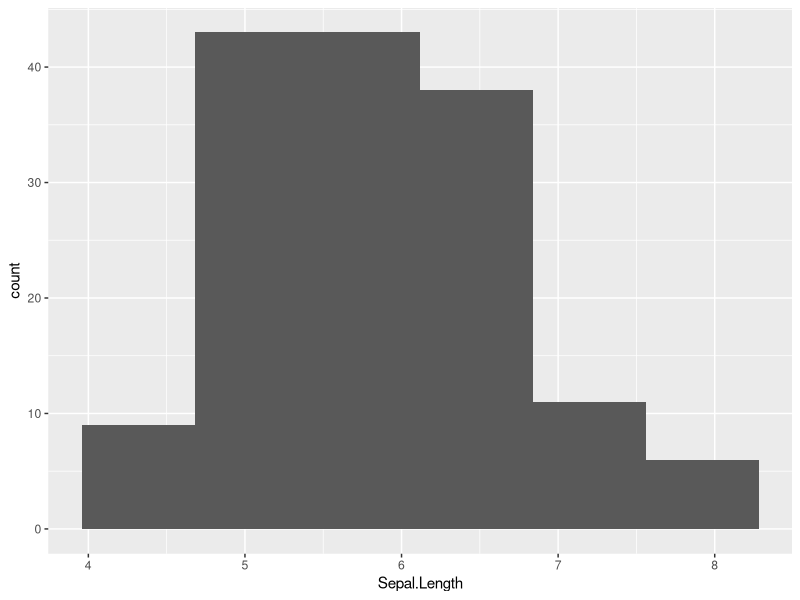
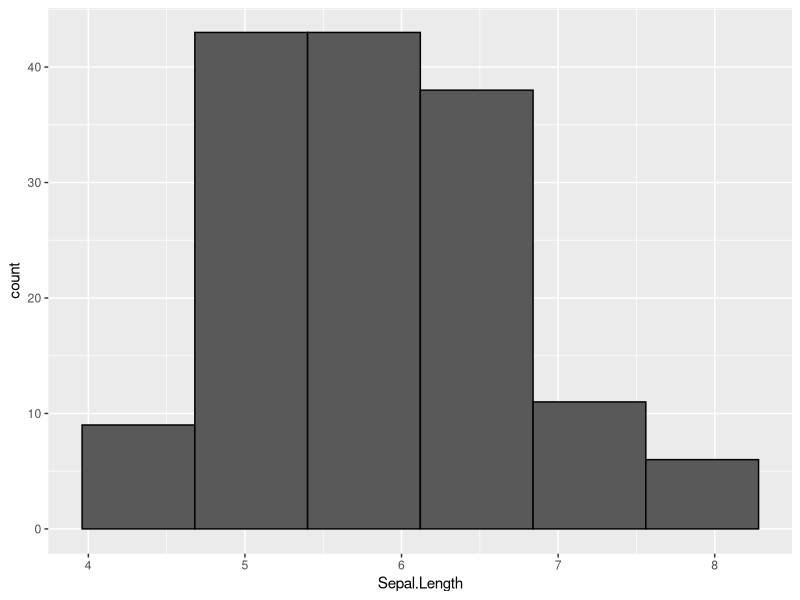
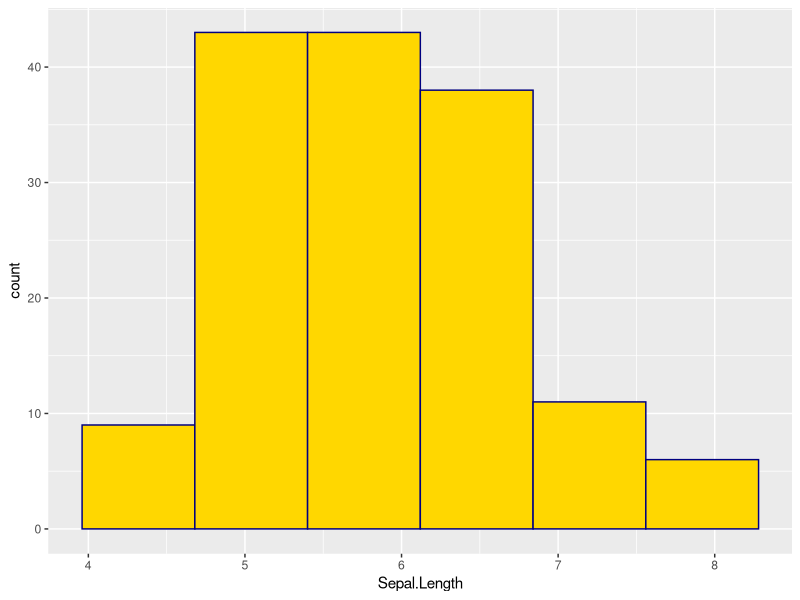
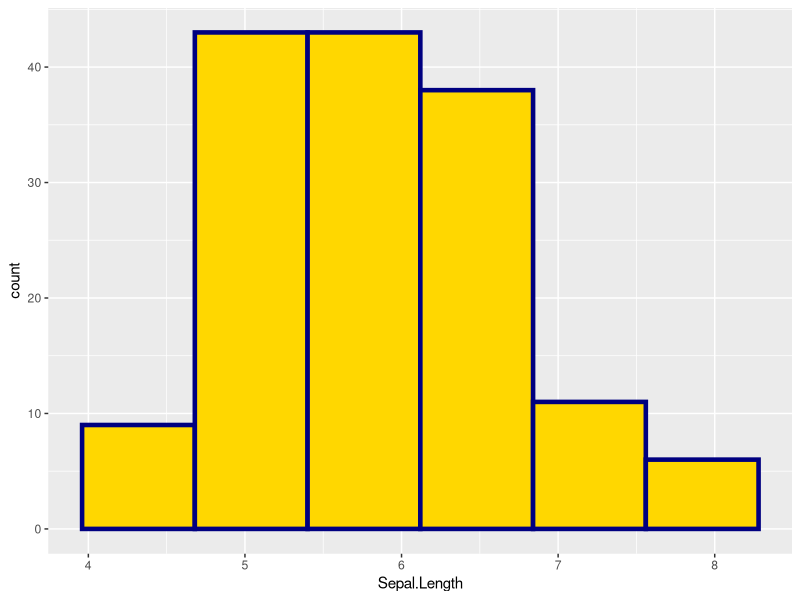
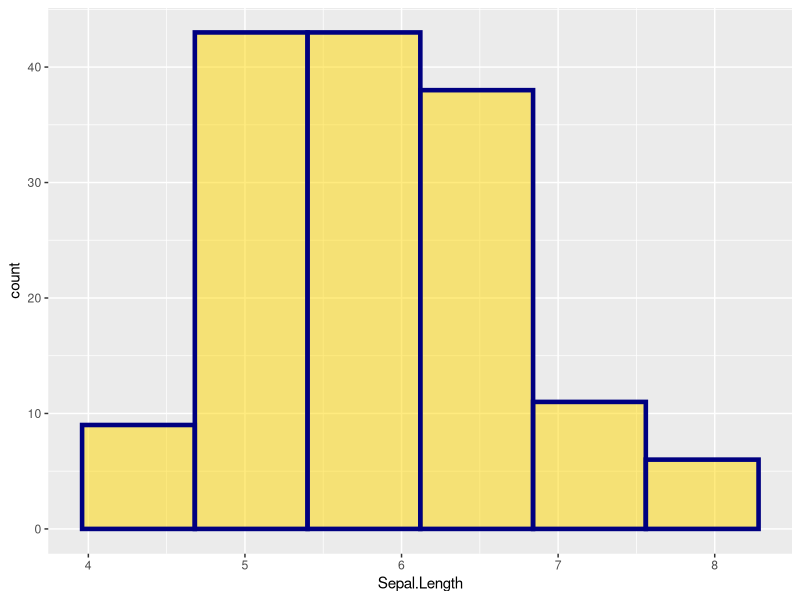
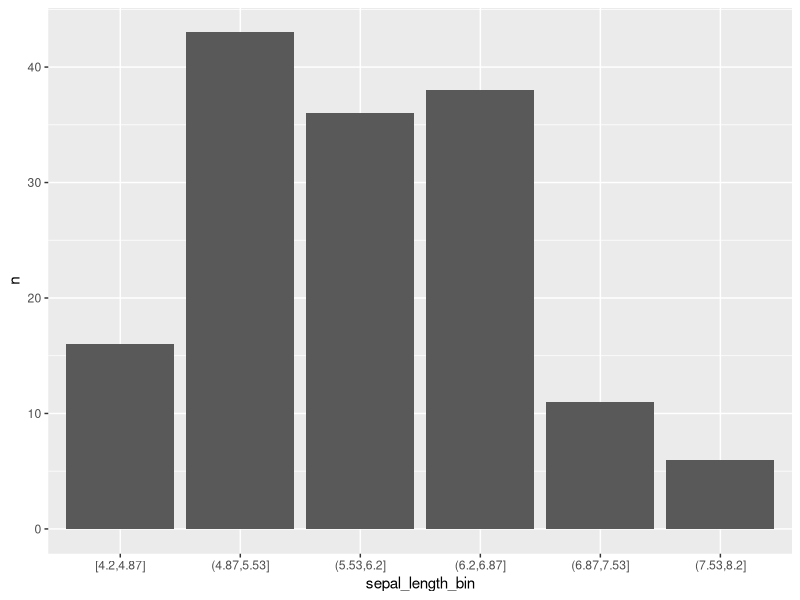
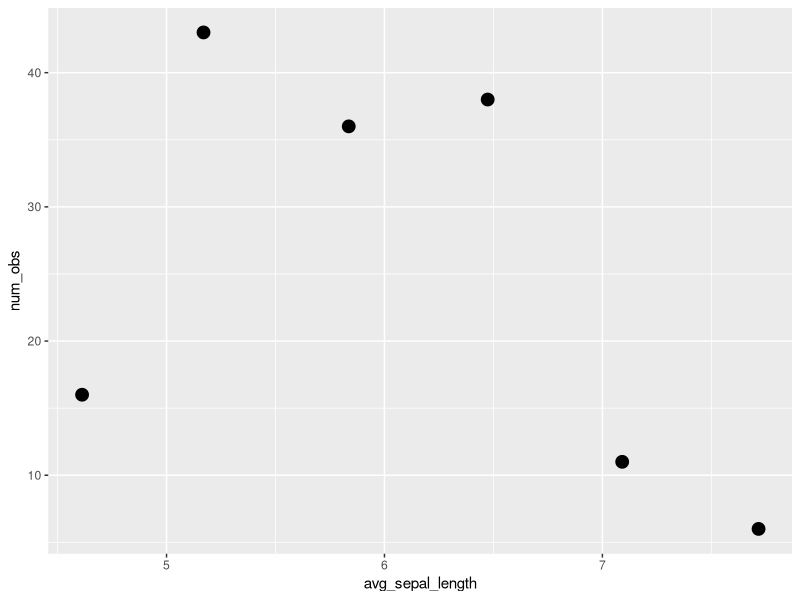
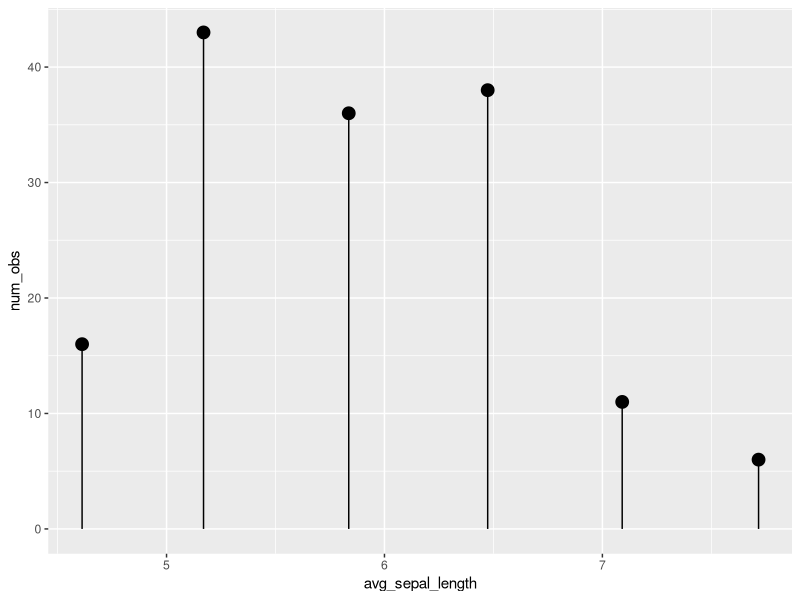

Here is the R script that generated these plots, in order:
## ---- chunk 1
knitr::opts_chunk$set(echo = TRUE)
## ---- chunk 2
library(dplyr)
library(ggplot2)
## ---- chunk 3
iris %>% 
  ggplot(mapping = aes(x = Sepal.Length)) +
  geom_histogram(bins = 6)
## ---- chunk 4
iris %>% 
  ggplot(mapping = aes(x = Sepal.Length)) +
  geom_histogram(bins = 6, color = "black")
## ---- chunk 5
iris %>% 
  ggplot(mapping = aes(x = Sepal.Length)) +
  geom_histogram(bins = 6, color = "navyblue", fill = "gold")
## ---- chunk 6
iris %>% 
  ggplot(mapping = aes(x = Sepal.Length)) +
  geom_histogram(bins = 6, color = "navyblue", fill = "gold", size = 1.55)
## ---- chunk 7
iris %>% 
  ggplot(mapping = aes(x = Sepal.Length)) +
  geom_histogram(bins = 6, color = "navyblue", fill = "gold", size = 1.55, alpha = 0.5)
## ---- chunk 8
num_breaks <- 7
## ---- chunk 9
lower_bound <- 4.2

upper_bound <- 8.2

hist_breaks <- seq(from = lower_bound , to = upper_bound, length.out = num_breaks)
## ---- chunk 10
x_dbl <- 0:11

x_factor <- cut(x_dbl, breaks = c(0,5,11)) ### set the breaks argument

class(x_factor)

x_factor
## ---- chunk 11
x_factor_2 <- cut(x_dbl, breaks = c(0,5,11), include.lowest = TRUE ) ### set the breaks and add the new argument

x_factor_2
## ---- chunk 12
my_iris <- iris %>% 
  mutate(sepal_length_bin = cut(Sepal.Length, breaks = hist_breaks, include.lowest = TRUE))
## ---- chunk 13
my_iris %>% 
  select(sepal_length_bin) %>% 
  summary()
## ---- chunk 14
levels(my_iris$sepal_length_bin)
## ---- chunk 15
unique(my_iris$sepal_length_bin )
## ---- chunk 16
my_iris %>% 
  distinct(sepal_length_bin)
## ---- chunk 17
my_iris %>% 
  count(sepal_length_bin)
## ---- chunk 18
### complete the ggplot call below
my_iris %>% 
  count(sepal_length_bin) %>% 
  ggplot(mapping = aes(sepal_length_bin, n)) +
  geom_bar(stat = "identity")
## ---- chunk 19
my_iris %>% 
  group_by(sepal_length_bin)
## ---- chunk 20
my_iris %>% 
  group_by(sepal_length_bin) %>% 
  summarise(num_obs = n())
## ---- chunk 21
iris_group <- my_iris %>% 
  group_by(sepal_length_bin) %>% 
  summarise(num_obs = n(),
            avg_sepal_length = mean(Sepal.Length) ,
            min_sepal_length = min(Sepal.Length),
            max_sepal_length = max(Sepal.Length))

iris_group
## ---- chunk 22
iris_group %>% 
  ggplot(mapping = aes(x = avg_sepal_length )) +
  geom_point(mapping = aes(y = num_obs),
             size = 4)
## ---- chunk 23
iris_group %>% 
  ggplot(mapping = aes(x = avg_sepal_length )) +
  geom_linerange(mapping = aes(ymin = 0 ,
                               ymax = num_obs)) +
  geom_point(mapping = aes(y = num_obs),
             size = 4 )
## ---- chunk 24
iris_group %>% 
  ggplot(mapping = aes(x = avg_sepal_length)) +
  geom_freqpoly(data = my_iris,
                mapping = aes(x = Sepal.Length ),
                bins = 6, color = "red", size = 1.15) +
  geom_linerange(mapping = aes(ymin = 0 ,
                               ymax = num_obs)) +
  geom_point(mapping = aes(y = num_obs),
             size = 4)
## ---- chunk 25
diamonds %>% 
  glimpse()
## ---- chunk 26
diamonds %>% 
  ggplot(mapping = aes(x = color, y = price)) + 
  geom_boxplot(aes(fill = color), outlier.colour = "blue") +
  theme(legend.position = "top")
## ---- chunk 27
diamonds %>% 
  ggplot(mapping = aes(x = color, y = price)) + 
  geom_boxplot(aes(fill = color), outlier.colour = "blue") +
  facet_wrap(~ cut) +
  theme(legend.position = "top")
## ---- chunk 28
diamonds %>% 
  ggplot(mapping = aes(x = color, y = price)) + 
  geom_boxplot(aes(fill = color), outlier.colour = "blue") +
  facet_grid(clarity ~ cut) +
  theme(legend.position = "top")
## ---- chunk 29
diamonds %>% 
  ggplot(mapping = aes(x = color, y = price)) + 
  geom_boxplot(aes(fill = carat > median(carat)), outlier.colour = "blue") +
  facet_grid(clarity ~ cut) +
  theme(legend.position = "top")
## ---- chunk 30
diamonds %>% 
  filter(cut == "Ideal" & clarity == "IF") %>% 
  ggplot(mapping = aes(x = color, y = price)) + 
  geom_boxplot(aes(fill = carat > median(diamonds$carat)), outlier.colour = "blue") +
  facet_grid(clarity ~ cut) +
  theme(legend.position = "top")
